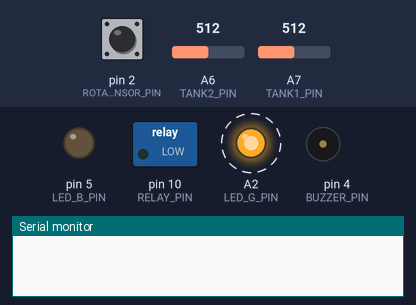
A sketch run on a simulated Arduino Nano, built with avr-gcc and run on an emulated ATmega328P. Parts: switched loads named in the sketch (green lamp = pin HIGH), output pins drawn as LEDs (lit = HIGH), buzzer (waves = sounding, pin HIGH), the last lines printed to the serial monitor. Dashed ring = blinking. The test bench sets the inputs (shaded band); at power-on: pin 2 (ROTARY_SENSOR_PIN) HIGH, A6 (TANK2_PIN) = 512, A7 (TANK1_PIN) = 512.

Above: at 1.2 s.
1.3 s: pin 2 (ROTARY_SENSOR_PIN) pulsed LOW 2 times (0.12 s each, 0.3 s apart)
At 2.05 s:
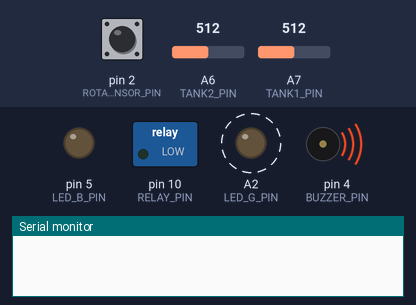
4.3 s: pin 2 (ROTARY_SENSOR_PIN) pulsed LOW 2 times (0.12 s each, 0.3 s apart)
At 8.5 s:
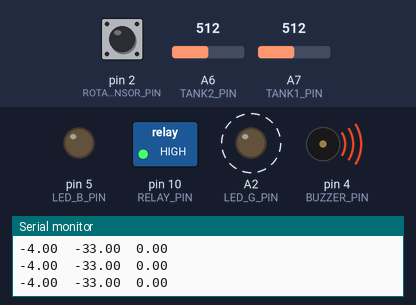
At 9.8 s:
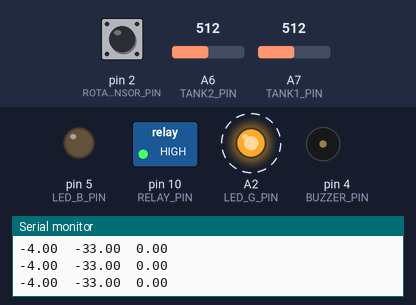
Timing chart, 0 to 16.9 s (numbered marks = the images above; inputs shaded):
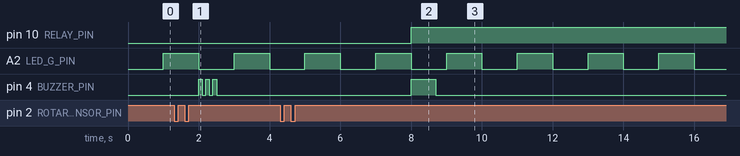

The sketch:

TractorBoard.ino
```cpp
#include <SoftwareSerial.h>
SoftwareSerial mySerial(10, 11);  //rx,tx
 #include <CircularBuffer.h>

#include <math.h>
long unsigned int counterPulse = 0;
#define LED_B_PIN 5
#define LED_G_PIN A2
#define ROTARY_SENSOR_PIN 2
#define TANK1_PIN   A7
#define TANK2_PIN   A6
#define BUZZER_PIN 4
#define RELAY_PIN 10

#define BUFFER_SIZE   30
 //0.6v ADC 128 ->Vacio
 //0.0167v ADC 8 ->lleno
#define TANK_2_MIN_ADC 1
#define TANK_2_MAX_ADC 384

#define TANK_1_MIN_ADC 1
#define TANK_1_MAX_ADC 489
#define TRACTOR_WHEEL_D   (float)1.5    //meters
#define FATOR_RPM_VELOCIDAD ((float)(3.14*TRACTOR_WHEEL_D*3.6)) //multiply by the frequency
CircularBuffer<float,BUFFER_SIZE> tank1Buffer,tank2Buffer;
#define SET_LED_B() digitalWrite(LED_B_PIN,HIGH)
#define CLR_LED_B() digitalWrite(LED_B_PIN,LOW)
#define SET_LED_G() digitalWrite(LED_G_PIN,HIGH)
#define CLR_LED_G() digitalWrite(LED_G_PIN,LOW)
#define SET_BUZZER() digitalWrite(BUZZER_PIN,HIGH)
#define CLR_BUZZER() digitalWrite(BUZZER_PIN,LOW)

#define SET_RELAY() digitalWrite(RELAY_PIN,HIGH)
#define CLR_RELAY() digitalWrite(RELAY_PIN,LOW)
#define VALVE_TURN_OFF() SET_RELAY()
#define VALVE_TURN_ON() CLR_RELAY()
#define VALVE_SHUTOFF_DECAY_SPEED 3 //size of shut off disarm usually we want it to be faster than turn off. 3=> turns on 3 times faster than turns off
float lastSpeed =0;
int shutOffCounter = 0;
int shutOffLimit = 5;  //TIme in seconds to turn valve off if no movement is detected. It can be given by a potentiometer

volatile int speed_frequency = 0; // Measures speed sensor pulses
float km_h = 0; // Calculated k/h
unsigned long currentTime;
unsigned long cloopTime;
unsigned long updateSensorsTime;
int tank1Var=0, tank2Var=0;

void speed () // Interrupt function
{
   speed_frequency++;
}

void setup() {
  // put your setup code here, to run once:
   Serial.begin(9600);
     mySerial.begin(9600);
     pinMode(LED_B_PIN,OUTPUT);
     pinMode(LED_G_PIN,OUTPUT);
     pinMode(BUZZER_PIN,OUTPUT);
     pinMode(RELAY_PIN,OUTPUT);


     pinMode(ROTARY_SENSOR_PIN, INPUT_PULLUP);
     attachInterrupt(digitalPinToInterrupt(ROTARY_SENSOR_PIN), speed, RISING);
     sei(); // Enable interrupts
     currentTime = millis();
     updateSensorsTime = millis();
     cloopTime = currentTime;
       CLR_LED_B();
      VALVE_TURN_ON();
}
static bool isGreenOn =false;
bool isValveOn = false;
void loop() {
  // put your main code here, to run repeatedly:


currentTime = millis();
   // Every second, calculate and print litres/hour
   if(currentTime >= (cloopTime + 1000))
   {
      if(isGreenOn)
      {
         CLR_LED_G();
      }
      else
      {
        SET_LED_G();
      }
      isGreenOn = !isGreenOn;
        cloopTime = currentTime; // Updates cloopTime

        km_h = (speed_frequency *FATOR_RPM_VELOCIDAD); // (Pulse frequency x FATOR_RPM_VELOCIDAD)

        speed_frequency = 0; // Reset Counter
      if(km_h == 0) //if tractor is not moving
     {
        if(shutOffLimit > shutOffCounter)
          {
            shutOffCounter++;
          }
         else //if not moving for a while stop the valve
         {
            VALVE_TURN_OFF();
            if(isValveOn == true)
          {
            SET_BUZZER();
            delay(700);
            CLR_BUZZER();

          }
            isValveOn = false;
         }
     }
     else //if tractor is moving
     {
        if(shutOffCounter > VALVE_SHUTOFF_DECAY_SPEED)
        {
          shutOffCounter -= VALVE_SHUTOFF_DECAY_SPEED;
        }
        else
        {
          VALVE_TURN_ON();
          if(isValveOn == false)
          {
            for(int i=0;i<3;i++)
            {
              SET_BUZZER();
              delay(100);
              CLR_BUZZER();
              delay(100);

            }
          }
          isValveOn = true;
        }
     }
   }


  lastSpeed = km_h;
    if(currentTime >= (updateSensorsTime + 200))
   {
      updateSensors();

      updateSensorsTime = millis();
    }

}


void updateSensors()
{
  readTank1();
  readTank2();
  tank1Buffer.push(tank1Var);
  tank2Buffer.push(tank2Var);

  if(tank2Buffer.isFull())
  {

      String dataStr = "";
      dataStr  +=  String(getAverage(tank1Buffer) ) + "\t" + String(getAverage(tank2Buffer)) + "\t" +String(km_h) ;
      Serial.println(dataStr);
      mySerial.println(dataStr);
  }
}


float readTank1()
{
  tank1Var = analogRead(TANK1_PIN);
  tank1Var =100- map(tank1Var,TANK_1_MIN_ADC,TANK_1_MAX_ADC,0,100);
  return tank1Var;
}


float readTank2()
{
  tank2Var = analogRead(TANK2_PIN);
  tank2Var = 100 - map(tank2Var,TANK_2_MIN_ADC,TANK_2_MAX_ADC,0,100);
  return tank2Var;
}

float getAverage(auto  buffer)
{
  float avg =0;
  for(int i=0;i<BUFFER_SIZE;i++)
  {
    avg += buffer[i]/(float)BUFFER_SIZE;
  }
  return avg;
}
```

Measured:
- after the input at 1.3 s, pin 4 (BUZZER_PIN): alternates HIGH for 0.10 s and LOW for 0.10 s, 6 changes in all, then stays LOW, starting after 0.70 s
- after the input at 4.3 s, pin 10 (RELAY_PIN): LOW → HIGH after 3.7 s instead of 2.7 s
- by itself, A2 (LED_G_PIN): alternates HIGH for 1.0 s and LOW for 1.0 s
